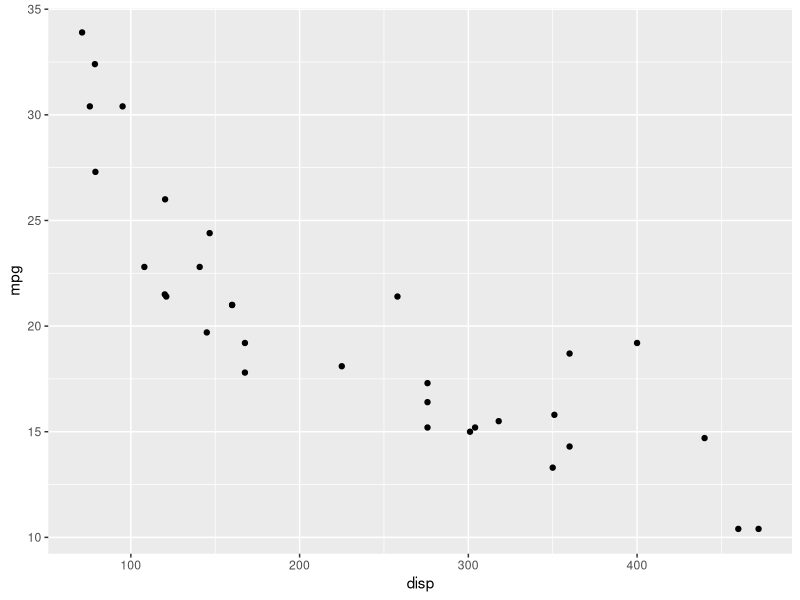
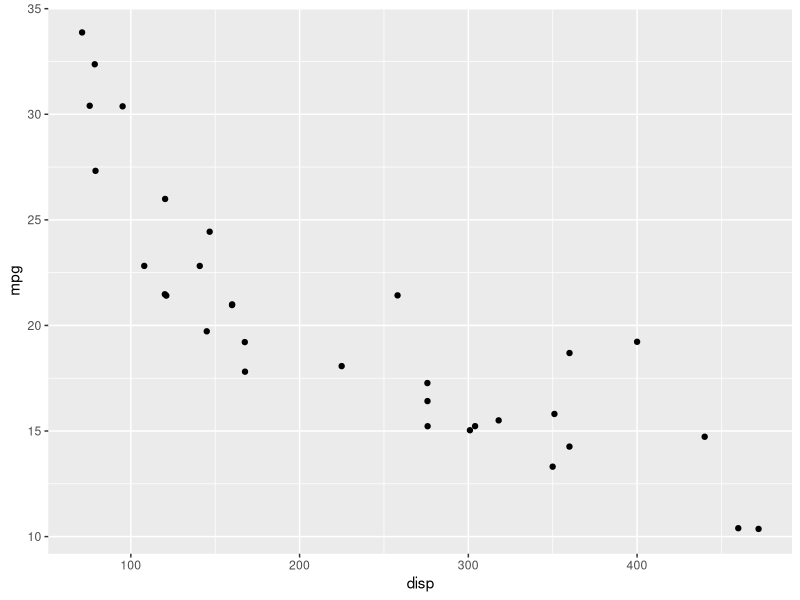
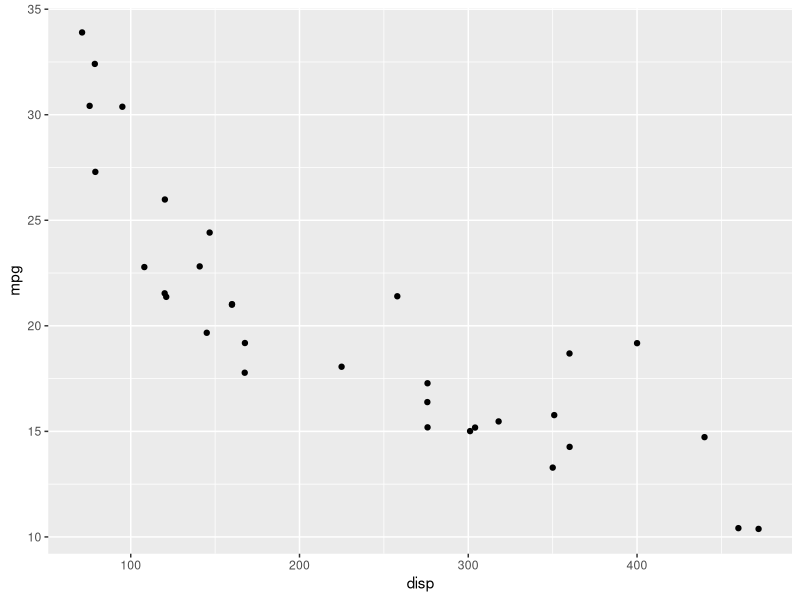
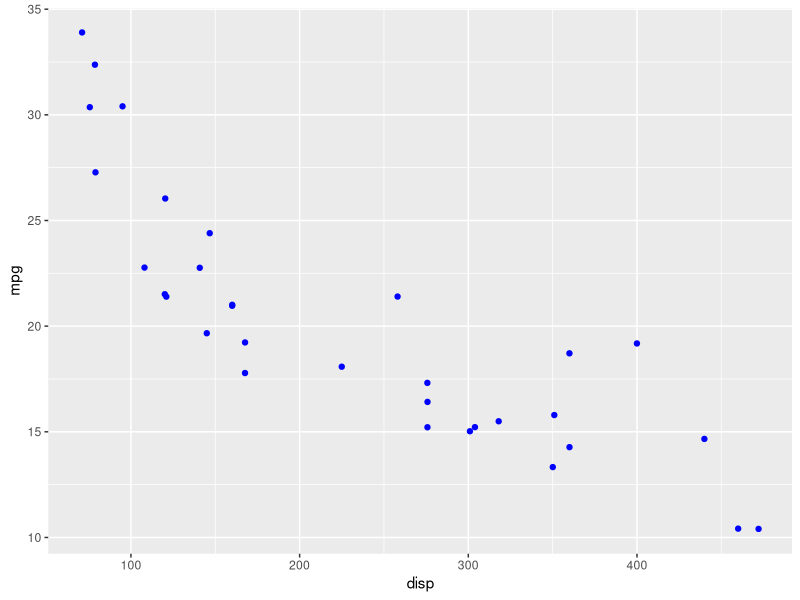
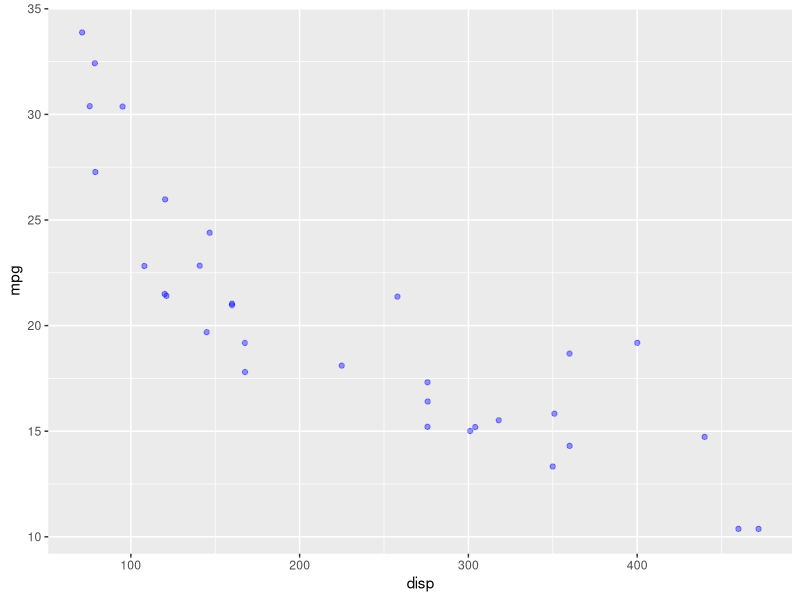
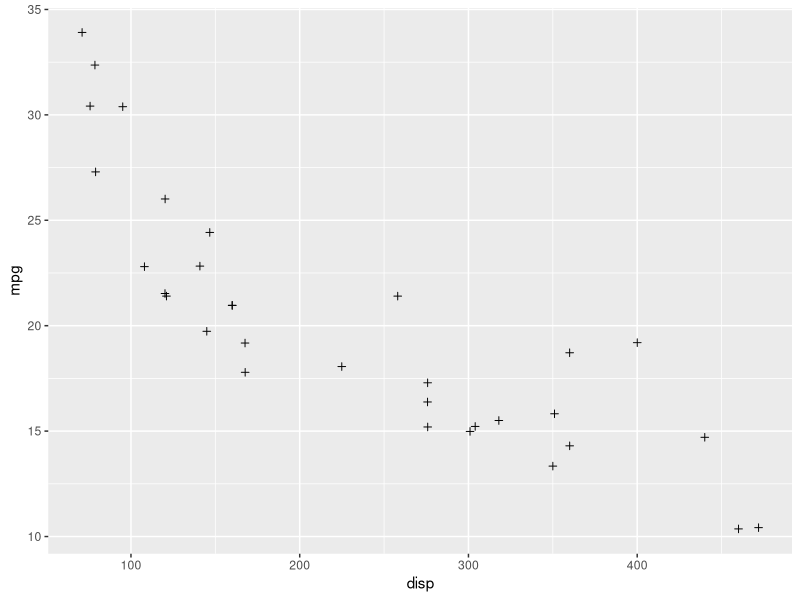
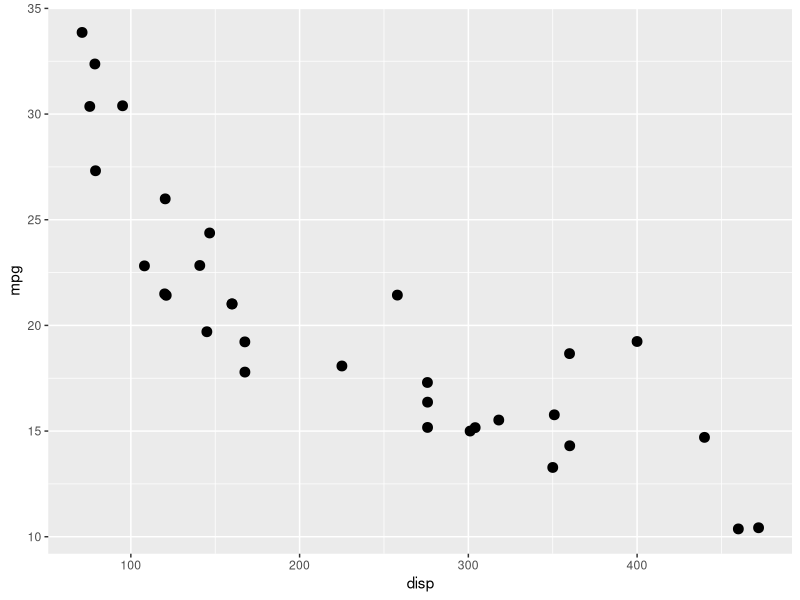
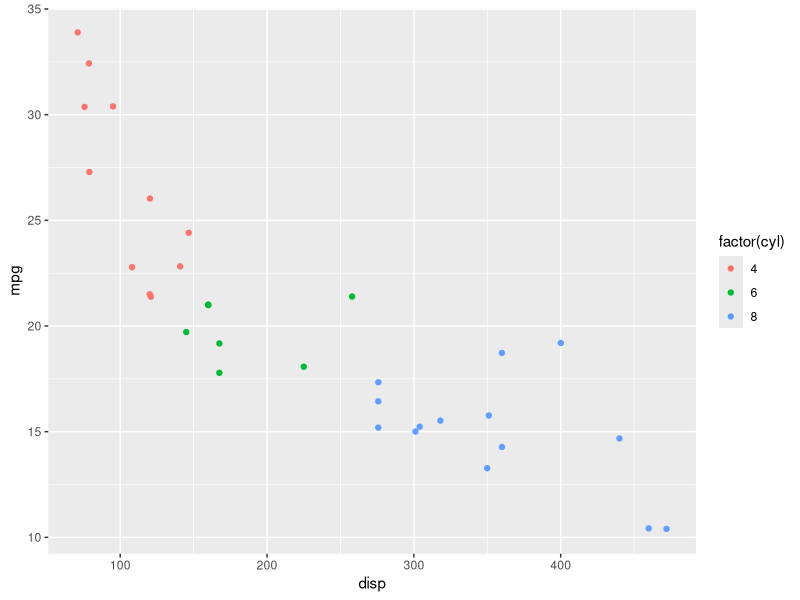

Here is the R script that generated these plots, in order:
## ---- chunk 1
library(ggplot2)
library(readr)
## ---- chunk 2
ggplot(mtcars) +
  geom_point(aes(disp, mpg))
## ---- chunk 3
ggplot(mtcars) +
  geom_point(aes(disp, mpg), position = 'jitter')
## ---- chunk 4
ggplot(mtcars) +
  geom_jitter(aes(disp, mpg))
## ---- chunk 5
ggplot(mtcars) +
  geom_point(aes(disp, mpg), color = 'blue', position = 'jitter')
## ---- chunk 6
ggplot(mtcars) +
  geom_point(aes(disp, mpg), color = 'blue', alpha = 0.4, position = 'jitter')
## ---- chunk 7
ggplot(mtcars) +
  geom_point(aes(disp, mpg), shape = 3, position = 'jitter')
## ---- chunk 8
ggplot(mtcars) +
  geom_point(aes(disp, mpg), size = 3, position = 'jitter')
## ---- chunk 9
ggplot(mtcars) +
  geom_point(aes(disp, mpg, color = factor(cyl)), 
             position = 'jitter')
## ---- chunk 10
ggplot(mtcars) +
  geom_point(aes(disp, mpg, color = hp), 
             position = 'jitter')
## ---- chunk 11
ggplot(mtcars) +
  geom_point(aes(disp, mpg, shape = factor(cyl)), position = 'jitter')
## ---- chunk 12
ggplot(mtcars) +
  geom_point(aes(disp, mpg, size = hp), color = 'blue', position = 'jitter')
## ---- chunk 13
ggplot(mtcars) +
  geom_point(aes(disp, mpg, size = factor(cyl)), color = 'blue', position = 'jitter')
## ---- chunk 14
ggplot(mtcars, aes(disp, mpg)) +
  geom_point(position = 'jitter') +
  geom_smooth(method = 'lm', formula = y ~ x, se = FALSE)
## ---- chunk 15
ggplot(mtcars, aes(disp, mpg)) +
  geom_point(position = 'jitter') +
  geom_smooth(method = 'lm', formula = y ~ x, se = TRUE)
## ---- chunk 16
ggplot(mtcars, aes(disp, mpg)) +
  geom_point(position = 'jitter') +
  geom_smooth(method = 'loess', formula = y ~ x, se = FALSE)
## ---- chunk 17
lm(mpg ~ disp, data = mtcars)
## ---- chunk 18
ggplot(mtcars, aes(disp, mpg)) +
  geom_point(position = 'jitter') +
  geom_abline(slope = -0.04122, intercept = 29.59985)
